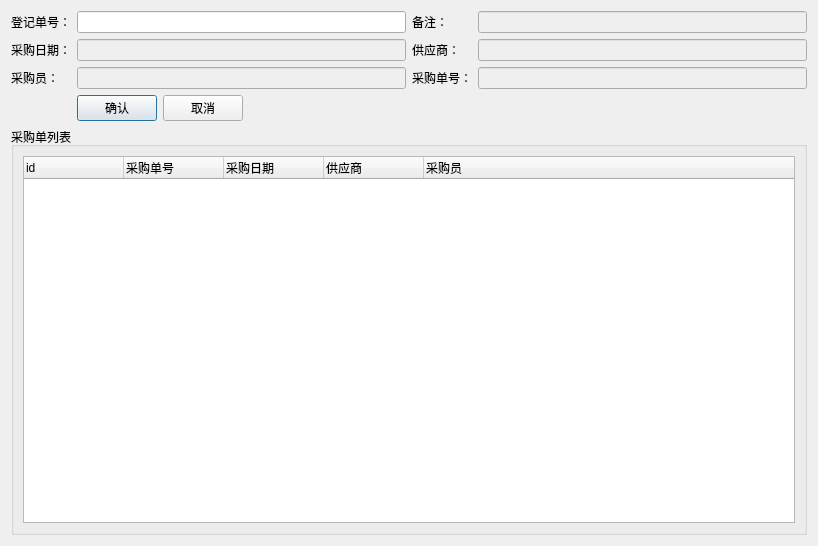
<?xml version="1.0" encoding="UTF-8"?>
<ui version="4.0">
 <class>Dialog</class>
 <widget class="QDialog" name="Dialog">
  <property name="geometry">
   <rect>
    <x>0</x>
    <y>0</y>
    <width>818</width>
    <height>546</height>
   </rect>
  </property>
  <property name="windowTitle">
   <string>新建进货登记单</string>
  </property>
  <layout class="QGridLayout" name="gridLayout_2">
   <item row="0" column="3">
    <widget class="QLineEdit" name="lineEdit_remark">
     <property name="enabled">
      <bool>false</bool>
     </property>
    </widget>
   </item>
   <item row="1" column="0">
    <widget class="QLabel" name="label_2">
     <property name="text">
      <string>采购日期：</string>
     </property>
    </widget>
   </item>
   <item row="1" column="2">
    <widget class="QLabel" name="label_5">
     <property name="text">
      <string>供应商：</string>
     </property>
    </widget>
   </item>
   <item row="1" column="1">
    <widget class="QLineEdit" name="lineEdit_purchdate">
     <property name="enabled">
      <bool>false</bool>
     </property>
    </widget>
   </item>
   <item row="0" column="0">
    <widget class="QLabel" name="label">
     <property name="text">
      <string>登记单号：</string>
     </property>
    </widget>
   </item>
   <item row="4" column="0" colspan="4">
    <widget class="QGroupBox" name="groupBox">
     <property name="title">
      <string>采购单列表</string>
     </property>
     <layout class="QGridLayout" name="gridLayout">
      <item row="0" column="0">
       <widget class="QTreeWidget" name="treeWidget_orderlist">
        <column>
         <property name="text">
          <string>id</string>
         </property>
        </column>
        <column>
         <property name="text">
          <string>采购单号</string>
         </property>
        </column>
        <column>
         <property name="text">
          <string>采购日期</string>
         </property>
        </column>
        <column>
         <property name="text">
          <string>供应商</string>
         </property>
        </column>
        <column>
         <property name="text">
          <string>采购员</string>
         </property>
        </column>
       </widget>
      </item>
     </layout>
    </widget>
   </item>
   <item row="1" column="3">
    <widget class="QLineEdit" name="lineEdit_supplyer">
     <property name="enabled">
      <bool>false</bool>
     </property>
    </widget>
   </item>
   <item row="0" column="1">
    <widget class="QLineEdit" name="lineEdit_regno"/>
   </item>
   <item row="0" column="2">
    <widget class="QLabel" name="label_4">
     <property name="text">
      <string>备注：</string>
     </property>
    </widget>
   </item>
   <item row="2" column="0">
    <widget class="QLabel" name="label_3">
     <property name="text">
      <string>采购员：</string>
     </property>
    </widget>
   </item>
   <item row="2" column="1">
    <widget class="QLineEdit" name="lineEdit_buyer">
     <property name="enabled">
      <bool>false</bool>
     </property>
    </widget>
   </item>
   <item row="2" column="2">
    <widget class="QLabel" name="label_6">
     <property name="text">
      <string>采购单号：</string>
     </property>
    </widget>
   </item>
   <item row="2" column="3">
    <widget class="QLineEdit" name="lineEdit_purchno">
     <property name="enabled">
      <bool>false</bool>
     </property>
    </widget>
   </item>
   <item row="3" column="1">
    <layout class="QHBoxLayout" name="horizontalLayout">
     <item>
      <widget class="QPushButton" name="pushButton_accept">
       <property name="text">
        <string>确认</string>
       </property>
      </widget>
     </item>
     <item>
      <widget class="QPushButton" name="pushButton_cancel">
       <property name="text">
        <string>取消</string>
       </property>
      </widget>
     </item>
     <item>
      <spacer name="horizontalSpacer">
       <property name="orientation">
        <enum>Qt::Horizontal</enum>
       </property>
       <property name="sizeHint" stdset="0">
        <size>
         <width>40</width>
         <height>20</height>
        </size>
       </property>
      </spacer>
     </item>
    </layout>
   </item>
  </layout>
 </widget>
 <resources/>
 <connections/>
</ui>
